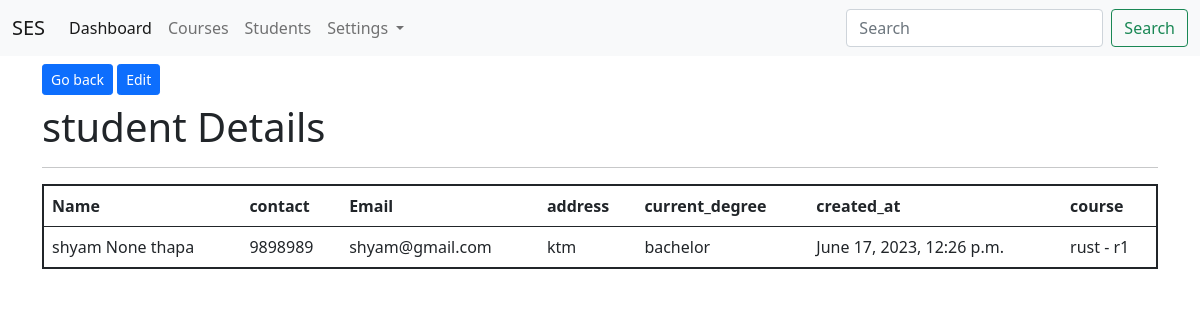
The page /app_students/show/15/ (signed in) on the database its author committed.
### app_students/models.py (models this page shows, shortened)
class studentModel(models.Model):
    first_name= models.CharField(max_length=200)
    middle_name= models.CharField(max_length=200, null=True,blank=True)
    last_name= models.CharField(max_length=200)
    email = models.EmailField(unique=True)
    contact= models.CharField(max_length=20)
    address = models.CharField(max_length=200)
    current_degree = models.CharField(max_length=200)
    profile_img = models.FileField(upload_to='students/profiles',null=True,blank=True)
    created_at = models.DateTimeField(auto_now_add=True)
    course= models.ForeignKey(courseModel,on_delete=models.CASCADE)
    user =models.ForeignKey(User,on_delete=models.CASCADE)
    class Meta:
        db_table = 'tbl_students'

### app_courses/models.py (models this page shows)
class courseModel(models.Model):
    course_name = models.CharField( max_length=200)
    course_code = models.CharField(max_length=100)
    def __str__(self):
        return self.course_name +" - " + self.course_code # this will convert the object form data to string
    class Meta:
        db_table = "tbl_courses"

### app_students/views.py (the view)
# urls.py: path('show/<int:id>/',views.student_show,name='student-show'),
@login_required(login_url='/login')
def student_show(request,id):
    students = studentModel.objects.get(id=id)
    context ={"students":students}
    return render(request,'students/show.html',context)

### templates/students/show.html (shortened to what this page needs)
{% extends 'layouts/master.html' %}
{% block content %}
<div class="container">
    <a href="{% url 'student-index' %}" class="btn btn-primary btn-sm mt-2 mb-2">Go back</a>
    <a href="{% url 'student-edit' students.id %}" class=" btn btn-primary btn-sm mt-2 mb-2" >Edit</a>
   <h1>student Details</h1>
   <hr>
   <table class="table table-hover border-2" style="border: 1px solid;" >
    <thead>
        <tr>
        <th>Name</th>
        <th>contact</th>
        <th>Email</th>
        <th>address</th>
        <th>current_degree</th>
        <th>created_at</th>
        <th>course</th>
     </tr>
    </thead>
    <tbody>
        <tr>
            <td >{{ students.first_name}} {{students.middle_name}} {{students.last_name}}</td>
            <td >{{ students.contact}} </td>
            <td >{{ students.email}} </td>
            <td >{{ students.address}} </td>
            <td >{{ students.current_degree}} </td>
            <td >{{ students.created_at}} </td>
            <td >{{ students.course}} </td>
        </tr>
    </tbody>
   </table>
</div>
{% endblock content %}

### rows shown on the page
studentModel: first_name "shyam", middle_name "None", last_name "thapa", contact "9898989", email "shyam@gmail.com", address "ktm", current_degree "bachelor", created_at "June 17, 2023, 12:26 p.m.", course "rust - r1"
